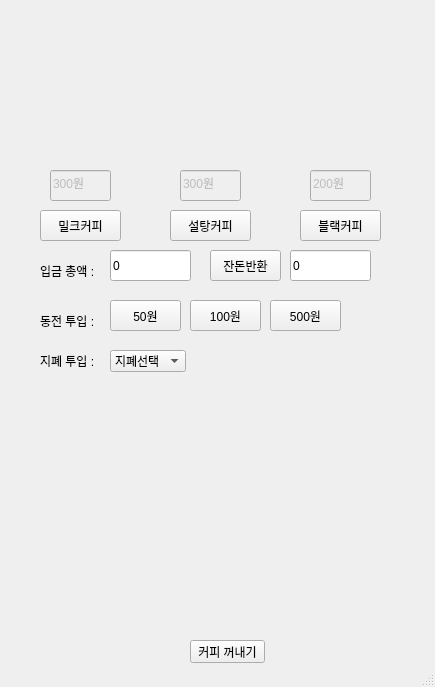
<?xml version="1.0" encoding="UTF-8"?>
<ui version="4.0">
 <class>MainWindow</class>
 <widget class="QMainWindow" name="MainWindow">
  <property name="geometry">
   <rect>
    <x>0</x>
    <y>0</y>
    <width>435</width>
    <height>687</height>
   </rect>
  </property>
  <property name="windowTitle">
   <string>MainWindow</string>
  </property>
  <widget class="QWidget" name="centralwidget">
   <widget class="QComboBox" name="paperMoneySelect">
    <property name="geometry">
     <rect>
      <x>110</x>
      <y>350</y>
      <width>76</width>
      <height>22</height>
     </rect>
    </property>
    <item>
     <property name="text">
      <string>지폐선택</string>
     </property>
    </item>
    <item>
     <property name="text">
      <string>1,000원</string>
     </property>
    </item>
    <item>
     <property name="text">
      <string>5,000원</string>
     </property>
    </item>
   </widget>
   <widget class="QPushButton" name="refundButton">
    <property name="geometry">
     <rect>
      <x>210</x>
      <y>250</y>
      <width>71</width>
      <height>31</height>
     </rect>
    </property>
    <property name="text">
     <string>잔돈반환</string>
    </property>
   </widget>
   <widget class="QLineEdit" name="refundLineEdit">
    <property name="geometry">
     <rect>
      <x>290</x>
      <y>250</y>
      <width>81</width>
      <height>31</height>
     </rect>
    </property>
    <property name="text">
     <string>0</string>
    </property>
   </widget>
   <widget class="QPushButton" name="takeoutButton">
    <property name="geometry">
     <rect>
      <x>190</x>
      <y>640</y>
      <width>75</width>
      <height>23</height>
     </rect>
    </property>
    <property name="text">
     <string>커피 꺼내기</string>
    </property>
   </widget>
   <widget class="QLineEdit" name="milkCoffePrice">
    <property name="enabled">
     <bool>false</bool>
    </property>
    <property name="geometry">
     <rect>
      <x>50</x>
      <y>170</y>
      <width>61</width>
      <height>31</height>
     </rect>
    </property>
    <property name="text">
     <string>300원</string>
    </property>
    <property name="readOnly">
     <bool>true</bool>
    </property>
   </widget>
   <widget class="QLineEdit" name="sugarCoffePrice">
    <property name="enabled">
     <bool>false</bool>
    </property>
    <property name="geometry">
     <rect>
      <x>180</x>
      <y>170</y>
      <width>61</width>
      <height>31</height>
     </rect>
    </property>
    <property name="text">
     <string>300원</string>
    </property>
    <property name="readOnly">
     <bool>true</bool>
    </property>
   </widget>
   <widget class="QLineEdit" name="blackCoffePrice">
    <property name="enabled">
     <bool>false</bool>
    </property>
    <property name="geometry">
     <rect>
      <x>310</x>
      <y>170</y>
      <width>61</width>
      <height>31</height>
     </rect>
    </property>
    <property name="text">
     <string>200원</string>
    </property>
    <property name="readOnly">
     <bool>true</bool>
    </property>
   </widget>
   <widget class="QLabel" name="paperMoneySelectLabel">
    <property name="geometry">
     <rect>
      <x>40</x>
      <y>350</y>
      <width>71</width>
      <height>21</height>
     </rect>
    </property>
    <property name="text">
     <string>지폐 투입 :</string>
    </property>
   </widget>
   <widget class="QLabel" name="coinSelectLabel">
    <property name="geometry">
     <rect>
      <x>40</x>
      <y>310</y>
      <width>71</width>
      <height>21</height>
     </rect>
    </property>
    <property name="text">
     <string>동전 투입 :</string>
    </property>
   </widget>
   <widget class="QLabel" name="totalMoneyLabel">
    <property name="geometry">
     <rect>
      <x>40</x>
      <y>260</y>
      <width>71</width>
      <height>21</height>
     </rect>
    </property>
    <property name="text">
     <string>입금 총액 : </string>
    </property>
   </widget>
   <widget class="QLineEdit" name="totalMoney">
    <property name="geometry">
     <rect>
      <x>110</x>
      <y>250</y>
      <width>81</width>
      <height>31</height>
     </rect>
    </property>
    <property name="text">
     <string>0</string>
    </property>
   </widget>
   <widget class="QLabel" name="output">
    <property name="geometry">
     <rect>
      <x>80</x>
      <y>400</y>
      <width>281</width>
      <height>221</height>
     </rect>
    </property>
    <property name="styleSheet">
     <string notr="true">background-image: url(:/milk/autoseller.png);</string>
    </property>
    <property name="text">
     <string/>
    </property>
   </widget>
   <widget class="QLabel" name="milkCoffe">
    <property name="geometry">
     <rect>
      <x>30</x>
      <y>30</y>
      <width>101</width>
      <height>121</height>
     </rect>
    </property>
    <property name="styleSheet">
     <string notr="true">background-image: url(:/milk/milkcoffe.png);</string>
    </property>
    <property name="text">
     <string/>
    </property>
   </widget>
   <widget class="QLabel" name="sugarCoffe">
    <property name="geometry">
     <rect>
      <x>160</x>
      <y>30</y>
      <width>101</width>
      <height>121</height>
     </rect>
    </property>
    <property name="styleSheet">
     <string notr="true">background-image: url(:/milk/sugarcoffe.png);</string>
    </property>
    <property name="text">
     <string/>
    </property>
   </widget>
   <widget class="QLabel" name="blackCoffe">
    <property name="geometry">
     <rect>
      <x>290</x>
      <y>30</y>
      <width>101</width>
      <height>121</height>
     </rect>
    </property>
    <property name="styleSheet">
     <string notr="true">background-image: url(:/milk/blackcoffe.png);</string>
    </property>
    <property name="text">
     <string/>
    </property>
   </widget>
   <widget class="QPushButton" name="coin50">
    <property name="geometry">
     <rect>
      <x>110</x>
      <y>300</y>
      <width>71</width>
      <height>31</height>
     </rect>
    </property>
    <property name="text">
     <string>50원</string>
    </property>
   </widget>
   <widget class="QPushButton" name="coin100">
    <property name="geometry">
     <rect>
      <x>190</x>
      <y>300</y>
      <width>71</width>
      <height>31</height>
     </rect>
    </property>
    <property name="text">
     <string>100원</string>
    </property>
   </widget>
   <widget class="QPushButton" name="coin500">
    <property name="geometry">
     <rect>
      <x>270</x>
      <y>300</y>
      <width>71</width>
      <height>31</height>
     </rect>
    </property>
    <property name="text">
     <string>500원</string>
    </property>
   </widget>
   <widget class="QPushButton" name="milkCoffeButton">
    <property name="geometry">
     <rect>
      <x>40</x>
      <y>210</y>
      <width>81</width>
      <height>31</height>
     </rect>
    </property>
    <property name="text">
     <string>밀크커피</string>
    </property>
   </widget>
   <widget class="QPushButton" name="sugarCoffeButton">
    <property name="geometry">
     <rect>
      <x>170</x>
      <y>210</y>
      <width>81</width>
      <height>31</height>
     </rect>
    </property>
    <property name="text">
     <string>설탕커피</string>
    </property>
   </widget>
   <widget class="QPushButton" name="blackCoffeButton">
    <property name="geometry">
     <rect>
      <x>300</x>
      <y>210</y>
      <width>81</width>
      <height>31</height>
     </rect>
    </property>
    <property name="text">
     <string>블랙커피</string>
    </property>
   </widget>
  </widget>
  <widget class="QStatusBar" name="statusbar"/>
 </widget>
 <resources>
  <include location="resources.qrc"/>
 </resources>
 <connections/>
</ui>
